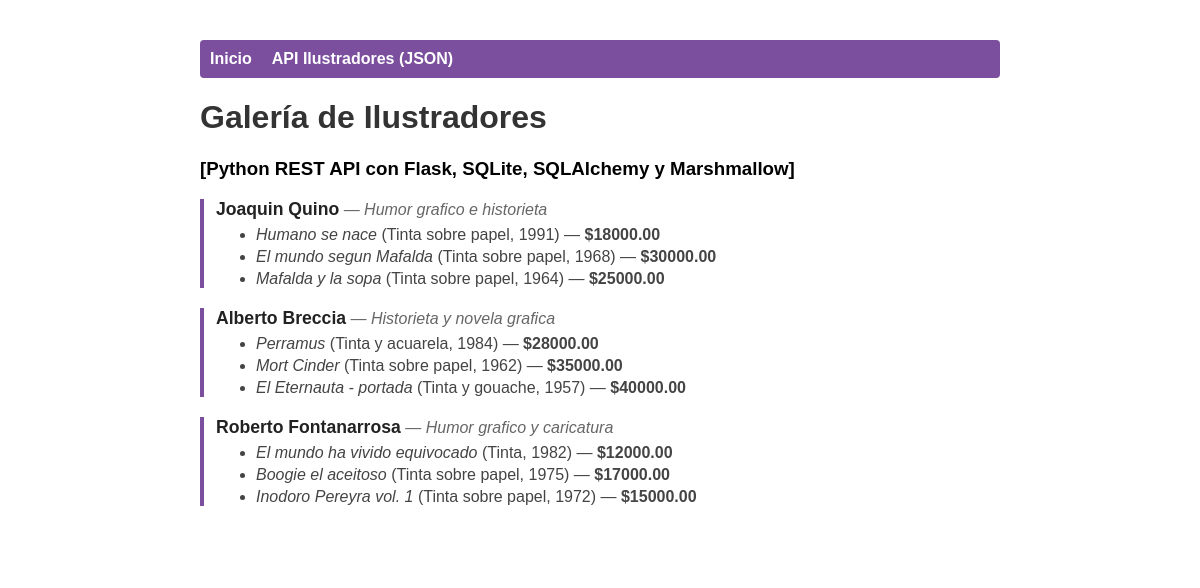
The page / on the database its author committed.
### models.py (models this page shows)
class Ilustrador(db.Model):
    __tablename__ = "ilustrador"
    id = db.Column(db.Integer, primary_key=True)
    fname = db.Column(db.String(32))
    lname = db.Column(db.String(32), unique=True, nullable=False)
    especialidad = db.Column(db.String(50))
    timestamp = db.Column(
        db.DateTime, default=datetime.utcnow, onupdate=datetime.utcnow
    )
    ilustraciones = db.relationship(
        Ilustracion,
        backref="ilustrador",
        cascade="all, delete, delete-orphan",
        single_parent=True,
        order_by="desc(Ilustracion.anio)",
    )

class Ilustracion(db.Model):
    __tablename__ = "ilustracion"
    id = db.Column(db.Integer, primary_key=True)
    ilustrador_id = db.Column(db.Integer, db.ForeignKey("ilustrador.id"))
    titulo = db.Column(db.String(100), nullable=False)
    tecnica = db.Column(db.String(50))
    anio = db.Column(db.Integer)
    precio = db.Column(db.Float)
    timestamp = db.Column(
        db.DateTime, default=datetime.utcnow, onupdate=datetime.utcnow
    )

### app.py (the view)
@app.route("/")
def home():
    ilustradores = db.session.execute(db.select(Ilustrador)).scalars().all()
    return render_template("home.html", ilustradores=ilustradores)

### templates/home.html (shortened to what this page needs)
<!DOCTYPE html>
<html lang="es">
<head>
    <link rel="stylesheet" href="{{ url_for('static', filename='css/main.css') }}">
</head>
<body>
    <div class="container">
        <nav>
            <ul class="menu">
                <li><a href="/">Inicio</a></li>
                <li><a href="/api/ilustradores">API Ilustradores (JSON)</a></li>
            </ul>
        </nav>
    </div>
    <h1 class="logo">Galería de Ilustradores</h1>
    <h3>[Python REST API con Flask, SQLite, SQLAlchemy y Marshmallow]</h3>
    {% for ilustrador in ilustradores %}
    <div class="ilustrador-card">
        <strong class="nombre">{{ ilustrador.fname }} {{ ilustrador.lname }}</strong>
        <span class="especialidad">— {{ ilustrador.especialidad }}</span>
        <ul>
            {% for obra in ilustrador.ilustraciones %}
            <li>
                <em>{{ obra.titulo }}</em>
                ({{ obra.tecnica }}, {{ obra.anio }})
                — <strong>${{ "%.2f"|format(obra.precio) }}</strong>
            </li>
            {% endfor %}
        </ul>
    </div>
    {% endfor %}
    <br>
    <nav>
        <ul class="menu">
            <li><a href="/api/ilustradores">Ver JSON de ilustradores</a></li>
        </ul>
    </nav>
</body>
</html>

### static/css/main.css (style rules this page uses)
body { font-family: Arial, sans-serif; max-width: 800px; margin: 40px auto; padding: 0 20px; }
h1.logo { color: #333; }
.container { background-color: #7b4f9e; padding: 10px; border-radius: 4px; }
.menu { list-style: none; display: flex; gap: 20px; margin: 0; padding: 0; }
.menu a { color: white; text-decoration: none; font-weight: bold; }
.ilustrador-card { border-left: 4px solid #7b4f9e; padding-left: 12px; margin-bottom: 20px; }
.nombre { font-size: 1.1em; color: #222; }
.especialidad { color: #666; font-style: italic; }
.ilustrador-card ul { margin-top: 6px; }
.ilustrador-card li { margin-bottom: 4px; color: #444; }

### rows shown on the page
Ilustrador: fname "Joaquin", lname "Quino", especialidad "Humor grafico e historieta"
Ilustracion: titulo "Humano se nace", tecnica "Tinta sobre papel", anio "1991", precio "18000.00"
Ilustracion: titulo "El mundo segun Mafalda", tecnica "Tinta sobre papel", anio "1968", precio "30000.00"
Ilustracion: titulo "Mafalda y la sopa", tecnica "Tinta sobre papel", anio "1964", precio "25000.00"
Ilustrador: fname "Alberto", lname "Breccia", especialidad "Historieta y novela grafica"
Ilustracion: titulo "Perramus", tecnica "Tinta y acuarela", anio "1984", precio "28000.00"
Ilustracion: titulo "Mort Cinder", tecnica "Tinta sobre papel", anio "1962", precio "35000.00"
Ilustracion: titulo "El Eternauta - portada", tecnica "Tinta y gouache", anio "1957", precio "40000.00"
Ilustrador: fname "Roberto", lname "Fontanarrosa", especialidad "Humor grafico y caricatura"
Ilustracion: titulo "El mundo ha vivido equivocado", tecnica "Tinta", anio "1982", precio "12000.00"
Ilustracion: titulo "Boogie el aceitoso", tecnica "Tinta sobre papel", anio "1975", precio "17000.00"
Ilustracion: titulo "Inodoro Pereyra vol. 1", tecnica "Tinta sobre papel", anio "1972", precio "15000.00"
